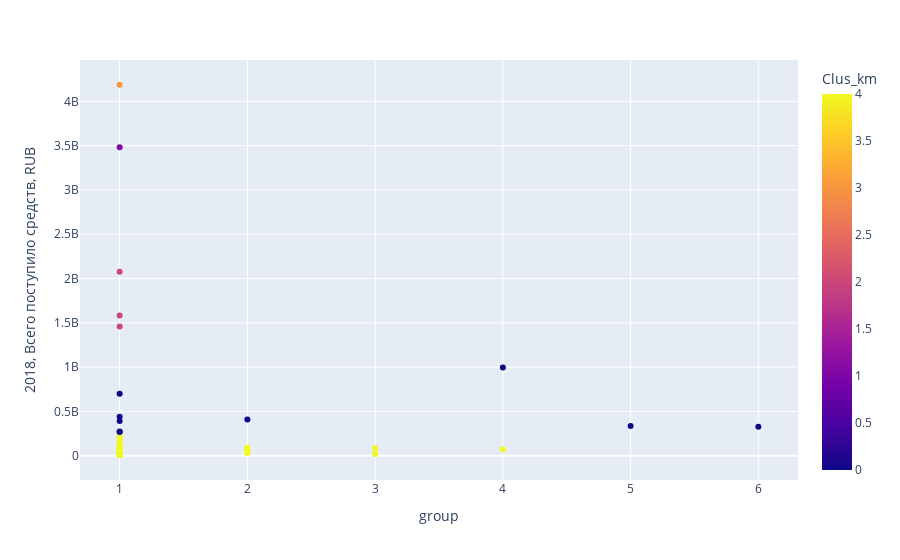

Here is the notebook cell this chart was saved with:
### Code cell
fig = px.scatter(year_2018, x="group", y="2018, Всего поступило средств, RUB", color="Clus_km")
fig.show()

### Figure 1 — Plotly figure (JSON) as saved in the notebook; plotly's stock layout.template omitted (floating-point values rounded to 4 significant figures)
{"data": [{"hovertemplate": "group=%{x}<br>2018, Всего поступило средств, RUB=%{y}<br>Clus_km=%{marker.color}<extra></extra>", "legendgroup": "", "marker": {"color": [4, 4, 4, 4, 0, 4, 4, 4, 4, 4, 4, 4, 4, 4, 2, 0, 2, 3, 0, 2, 0, 4, 4, 4, 0, 4, 4, 4, 4, 0, 4, 4, 4, 4, 0, 4, 0, 4, 4, 4, 4, 4, 4, 4, 4, 1, 4, 4, 4, 4, 4, 4, 4, 0], "coloraxis": "coloraxis", "symbol": "circle"}, "mode": "markers", "name": "", "orientation": "v", "showlegend": false, "type": "scatter", "x": [1, 1, 1, 1, 1, 1, 1, 1, 2, 3, 1, 1, 1, 1, 1, 1, 1, 1, 6, 1, 1, 2, 1, 2, 5, 1, 1, 1, 1, 1, 1, 1, 3, 2, 2, 1, 1, 1, 1, 1, 2, 1, 1, 1, 1, 1, 4, 1, 1, 2, 1, 1, 1, 4], "xaxis": "x", "y": [248596000, 25410000, 105573000, 192711000, 392217000, 81438000, 77820000, 34662000, 91183000, 19983000, 4525000, 159153000, 203789000, 90314000, 2076845000, 439278000, 1459022000, 4187359000, 326065000, 1581036000, 272017000, 57364000, 9496000, null, 335990000, 11517000, 5550000, 61154000, 15897000, 266777000, 85112000, 37497000, 84435000, 26908000, 409184000, 20904000, 699844000, 103150000, 18164000, 18591000, 73755000, 71152000, 10913000, 141272000, null, 3482906000, 70891000, 34964000, 27352000, 39799000, 46365000, 37020000, 21694000, 995636000], "yaxis": "y"}], "layout": {"coloraxis": {"colorbar": {"title": {"text": "Clus_km"}}, "colorscale": [[0, "#0d0887"], [0.1111, "#46039f"], [0.2222, "#7201a8"], [0.3333, "#9c179e"], [0.4444, "#bd3786"], [0.5556, "#d8576b"], [0.6667, "#ed7953"], [0.7778, "#fb9f3a"], [0.8889, "#fdca26"], [1, "#f0f921"]]}, "legend": {"tracegroupgap": 0}, "margin": {"t": 60}, "xaxis": {"anchor": "y", "domain": [0, 1], "title": {"text": "group"}}, "yaxis": {"anchor": "x", "domain": [0, 1], "title": {"text": "2018, Всего поступило средств, RUB"}}}}
